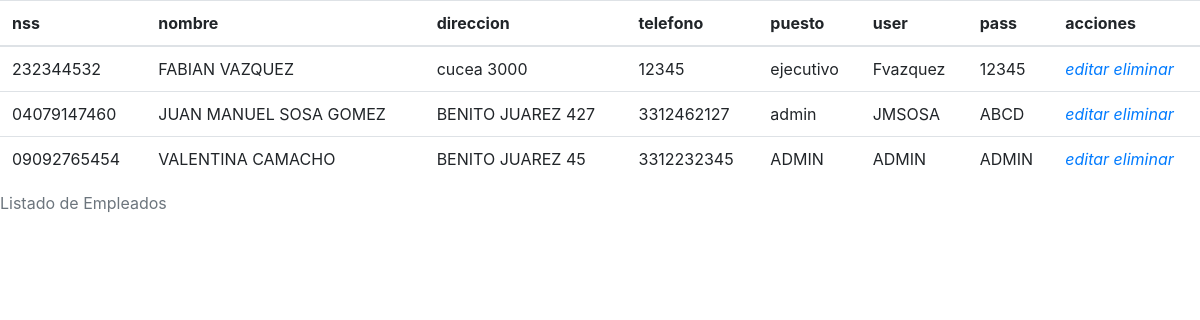
/php/buscar_empleados.php, run on the app's committed database.
### tables this page shows
CREATE TABLE IF NOT EXISTS `empleados` (
  `nss` char(11) NOT NULL,
  `nombre` varchar(50) NOT NULL,
  `direccion` varchar(100) NOT NULL,
  `telefono` char(10) NOT NULL,
  `puesto` varchar(15) NOT NULL,
  `user` varchar(10) NOT NULL,
  `pass` varchar(10) NOT NULL,
  PRIMARY KEY (`nss`),
  UNIQUE KEY `user` (`user`)
);

### php/buscar_empleados.php (the view, shortened to what this page needs)
<html>
<head>
    <link rel="stylesheet" href="css/bootstrap.css">
</head>
</html>
<?php
$conexion = conecta();
$salida = "";
$query = "SELECT * FROM empleados ORDER BY nombre";
$resultado = $conexion->query($query);
if($resultado->num_rows > 0){
	$salida.="<table class='tabla_datos table'>
				<caption align=top>Listado de Empleados</caption>
				<thead>
				<tr>
				<th>nss</th>
				<th>nombre</th>
				<th>direccion</th>
				<th>telefono</th>
				<th>puesto</th>
				<th>user</th>
				<th>pass</th>
				<th>acciones</th>
				</tr>
				</thead>
				<tbody>";
		while ($fila = $resultado->fetch_assoc()) {
			$salida.="<tr>
					  <td>".$fila['nss']."</td>
					  <td>".$fila['nombre']."</td>
					  <td>".$fila['direccion']."</td>
					  <td>".$fila['telefono']."</td>
					  <td>".$fila['puesto']."</td>
					  <td>".$fila['user']."</td>
					  <td>".$fila['pass']."</td>
					  <td>"."<i class='fas fa-pen-alt'>"."<a href='php/editar_empleados.php?nss=".$fila['nss']."'>editar</a></i> <i class='fas fa-trash'>"."<a href='php/eliminar_proceso_empleado.php?nss=".$fila['nss']."'>eliminar</a></i>"."</td>
					  </tr>";
		}
	$salida.="</tbody></thead>";
} else {
	$salida.="No hay datos :(";
}
echo $salida;
?>

### data on the page
empleados: nss "232344532", nombre "FABIAN VAZQUEZ", direccion "cucea 3000", telefono "12345", puesto "ejecutivo", user "Fvazquez", pass "12345"
empleados: nss "04079147460", nombre "JUAN MANUEL SOSA GOMEZ", direccion "BENITO JUAREZ 427", telefono "3312462127", puesto "admin", user "JMSOSA", pass "ABCD"
empleados: nss "09092765454", nombre "VALENTINA CAMACHO", direccion "BENITO JUAREZ 45", telefono "3312232345", puesto "ADMIN", user "ADMIN", pass "ADMIN"
